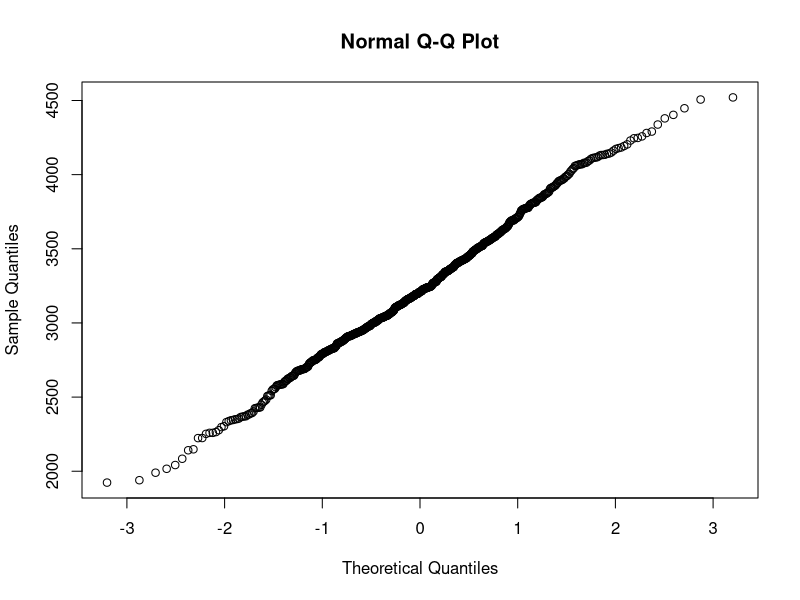
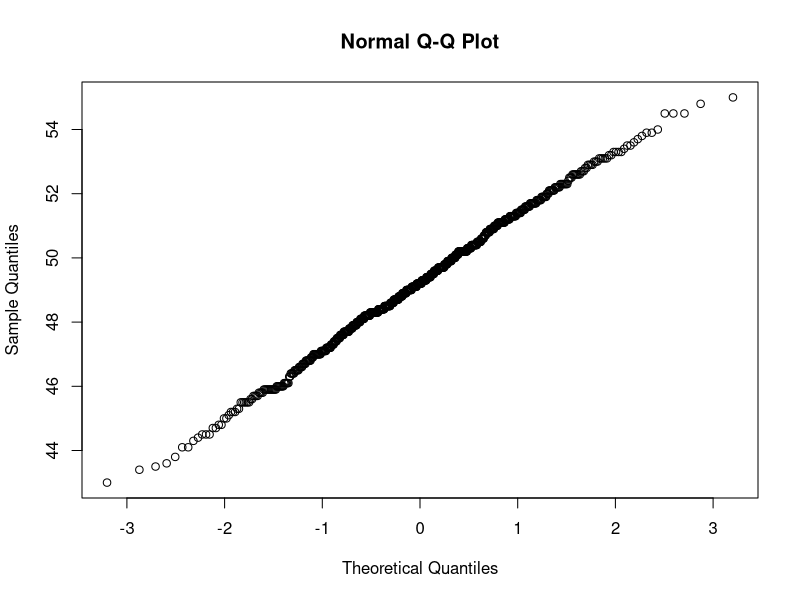
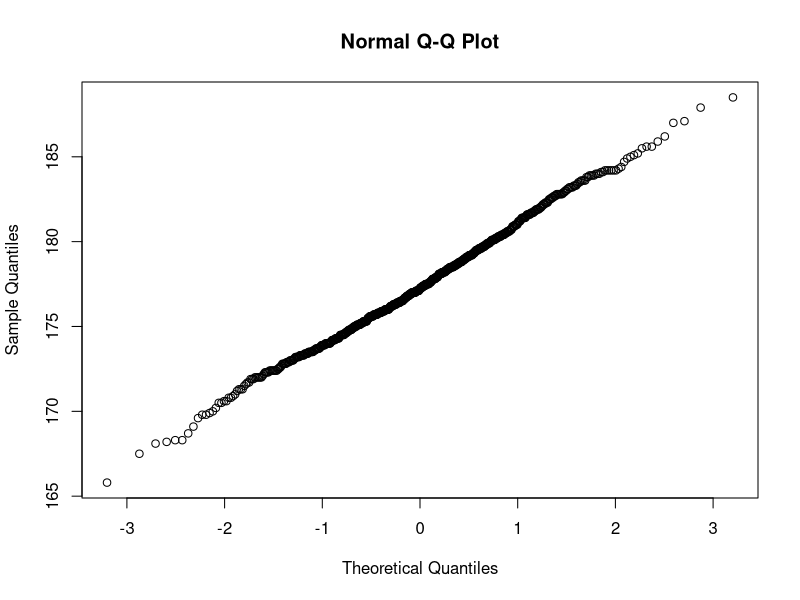
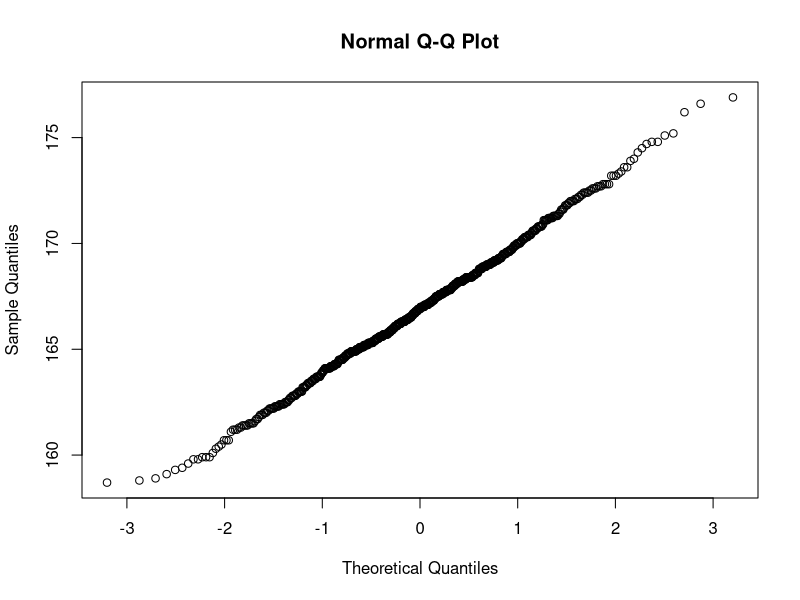
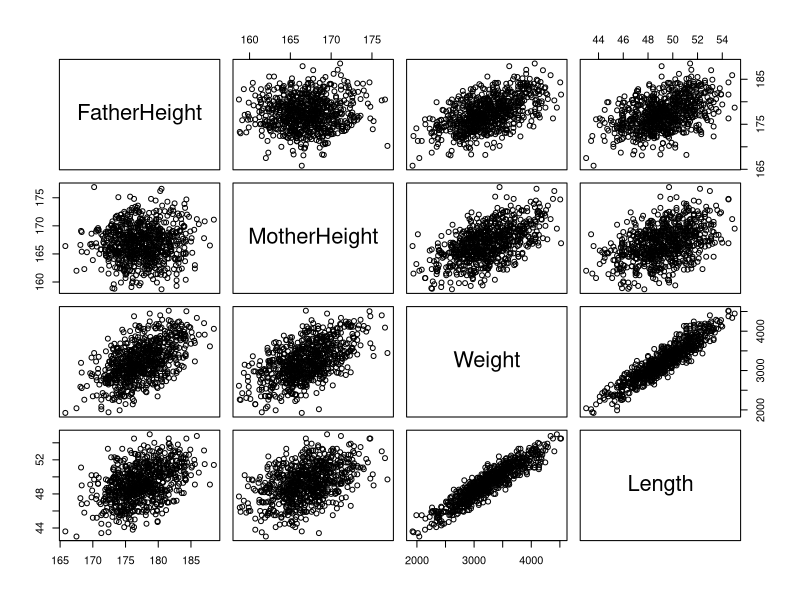

Write R code to recreate these figures, in order. (Note: this script raises an error after producing the figures.)
set.seed(42)
install.packages("ggplot2")
library(ggplot2)
install.packages("ellipse")
library(ellipse)
install.packages("patchwork")
library(patchwork)

parent_data <- read.table("List 1/ParentsWeightLength.txt", header=TRUE)
parent_data

means <- colMeans(parent_data)
means

covariance <- cov(parent_data)
covariance

cor(parent_data)

png("List 1/parents_weight_qqplot.png")
qqnorm(parent_data[["Weight"]])
dev.off()

png("List 1/parents_length_qqplot.png")
qqnorm(parent_data[["Length"]])
dev.off()

png("List 1/father_height_qqplot.png")
qqnorm(parent_data[["FatherHeight"]])
dev.off()

png("List 1/mother_weight_qqplot.png")
qqnorm(parent_data[["MotherHeight"]])
dev.off()

png("List 1/parents_data.png")
pairs(as.data.frame(parent_data))
dev.off()






decomposition <- eigen(covariance)
decomposition

reconstructed_matrix <- matrix(0, nrow=4, ncol=4)
for (i in 1:4) {
  partial_matrix <- decomposition$values[i] * decomposition$vectors[,i] %*% t(decomposition$vectors[,i])
  print(partial_matrix)
  reconstructed_matrix <- reconstructed_matrix + partial_matrix
}

print(covariance - reconstructed_matrix)
print(round(covariance - reconstructed_matrix, 9))


parent_data_ptransformed <- as.data.frame(as.matrix(parent_data) %*% decomposition$vectors)
parent_data_ptransformed

ggplot() +
  geom_point(data = parent_data_ptransformed, aes(x = V1, y = V2, color=parent_labels), size = 1, shape = 21) +
  scale_color_manual(values = color_mapping) +
  theme_bw()
ggsave("List 1/deentanlged_parent.png", width = 6, height = 4, units = "in")
